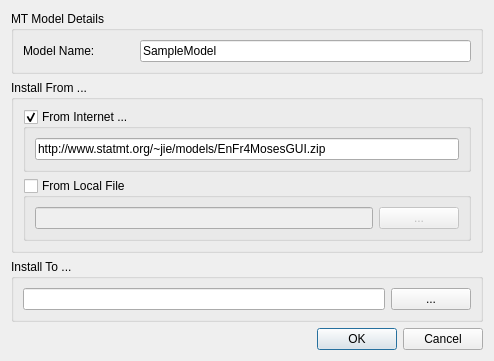
<?xml version="1.0" encoding="UTF-8"?>
<ui version="4.0">
 <class>Dialog</class>
 <widget class="QDialog" name="Dialog">
  <property name="geometry">
   <rect>
    <x>0</x>
    <y>0</y>
    <width>494</width>
    <height>342</height>
   </rect>
  </property>
  <property name="windowTitle">
   <string>Install MT Model</string>
  </property>
  <property name="locale">
   <locale language="English" country="UnitedKingdom"/>
  </property>
  <property name="windowFilePath">
   <string notr="true"/>
  </property>
  <layout class="QVBoxLayout" name="verticalLayout" stretch="0,2,1,1">
   <item>
    <widget class="QGroupBox" name="groupBox_3">
     <property name="title">
      <string>MT Model Details</string>
     </property>
     <layout class="QGridLayout" name="gridLayout">
      <item row="0" column="0">
       <widget class="QLabel" name="label">
        <property name="text">
         <string>Model Name:</string>
        </property>
       </widget>
      </item>
      <item row="0" column="1" colspan="3">
       <widget class="QLineEdit" name="editName">
        <property name="text">
         <string>SampleModel</string>
        </property>
       </widget>
      </item>
     </layout>
    </widget>
   </item>
   <item>
    <widget class="QGroupBox" name="groupBox">
     <property name="locale">
      <locale language="English" country="UnitedKingdom"/>
     </property>
     <property name="title">
      <string>Install From ...</string>
     </property>
     <layout class="QVBoxLayout" name="verticalLayout_2">
      <item>
       <widget class="QGroupBox" name="grpBoxInternet">
        <property name="title">
         <string>From Internet ...</string>
        </property>
        <property name="checkable">
         <bool>true</bool>
        </property>
        <layout class="QVBoxLayout" name="verticalLayout_3">
         <item>
          <widget class="QLineEdit" name="editInternet">
           <property name="text">
            <string>http://www.statmt.org/~jie/models/EnFr4MosesGUI.zip</string>
           </property>
          </widget>
         </item>
        </layout>
       </widget>
      </item>
      <item>
       <widget class="QGroupBox" name="grpBoxLocal">
        <property name="title">
         <string>From Local File</string>
        </property>
        <property name="flat">
         <bool>false</bool>
        </property>
        <property name="checkable">
         <bool>true</bool>
        </property>
        <property name="checked">
         <bool>false</bool>
        </property>
        <layout class="QHBoxLayout" name="horizontalLayout" stretch="9,1">
         <item>
          <widget class="QLineEdit" name="editLocal">
           <property name="text">
            <string/>
           </property>
          </widget>
         </item>
         <item>
          <widget class="QPushButton" name="btnLocal">
           <property name="text">
            <string>...</string>
           </property>
          </widget>
         </item>
        </layout>
       </widget>
      </item>
     </layout>
    </widget>
   </item>
   <item>
    <widget class="QGroupBox" name="groupBox_2">
     <property name="locale">
      <locale language="English" country="UnitedKingdom"/>
     </property>
     <property name="title">
      <string>Install To ...</string>
     </property>
     <layout class="QHBoxLayout" name="horizontalLayout_2" stretch="9,1">
      <item>
       <widget class="QLineEdit" name="editPath"/>
      </item>
      <item>
       <widget class="QPushButton" name="btnPath">
        <property name="text">
         <string>...</string>
        </property>
       </widget>
      </item>
     </layout>
    </widget>
   </item>
   <item>
    <widget class="QDialogButtonBox" name="buttonBox">
     <property name="standardButtons">
      <set>QDialogButtonBox::Cancel|QDialogButtonBox::Ok</set>
     </property>
    </widget>
   </item>
  </layout>
 </widget>
 <tabstops>
  <tabstop>editName</tabstop>
  <tabstop>grpBoxInternet</tabstop>
  <tabstop>editInternet</tabstop>
  <tabstop>grpBoxLocal</tabstop>
  <tabstop>editLocal</tabstop>
  <tabstop>btnLocal</tabstop>
  <tabstop>editPath</tabstop>
  <tabstop>btnPath</tabstop>
  <tabstop>buttonBox</tabstop>
 </tabstops>
 <resources/>
 <connections>
  <connection>
   <sender>buttonBox</sender>
   <signal>rejected()</signal>
   <receiver>Dialog</receiver>
   <slot>reject()</slot>
   <hints>
    <hint type="sourcelabel">
     <x>442</x>
     <y>326</y>
    </hint>
    <hint type="destinationlabel">
     <x>474</x>
     <y>339</y>
    </hint>
   </hints>
  </connection>
 </connections>
</ui>
